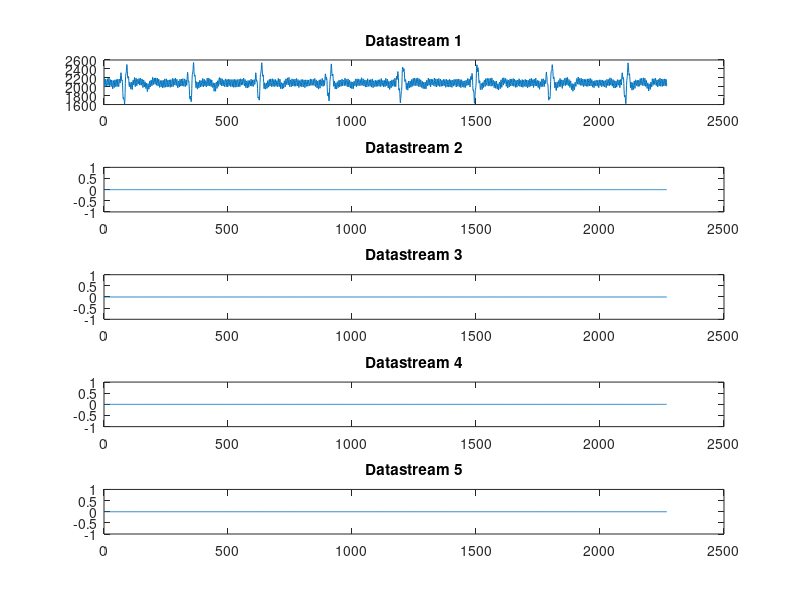

Write the MATLAB code that produced this figure.
% Read data from file
data = csvread("output.csv");

% Plot the first four datastreams
subplot(5,1,1);
plot(data(:,1));
title("Datastream 1");

subplot(5,1,2);
plot(data(:,2));
title("Datastream 2");

subplot(5,1,3);
plot(data(:,3));
title("Datastream 3");

subplot(5,1,4);
plot(data(:,4));
title("Datastream 4");

% Plot the fifth datastream and hold the plot
subplot(5,1,5);
plot(data(:,5));
title("Datastream 5");
hold on;

##% Plot the sixth datastream on the same plot
##plot(data(:,6));
##title("Datastream 5 and 6");
